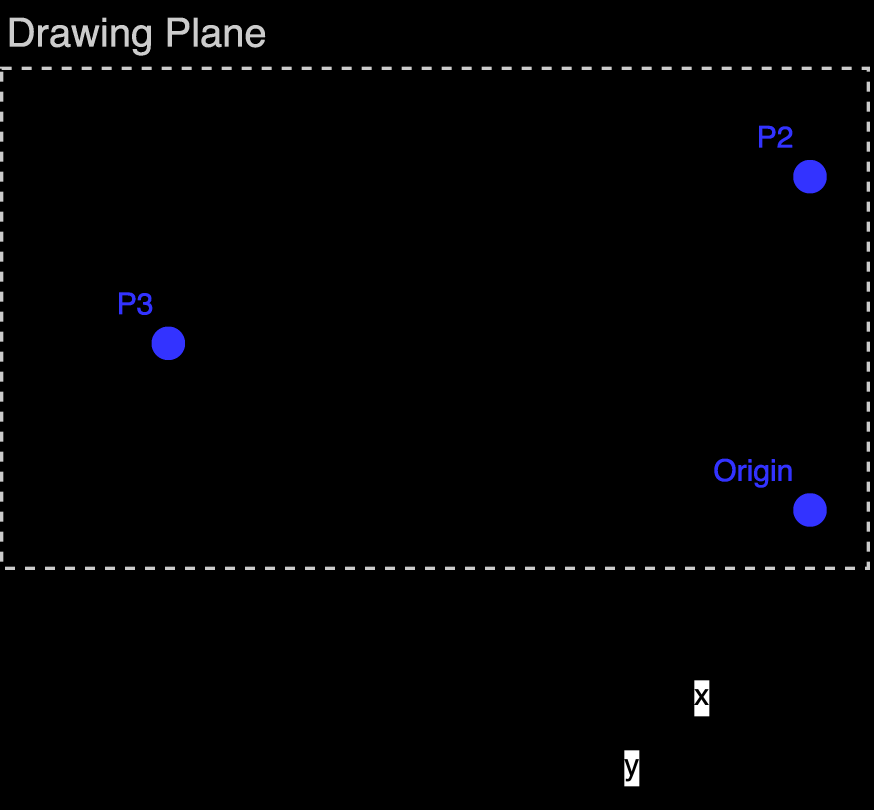
#> input picture drawing_plane.drawio.png, 2620 x 2430 px (shown at 1/3 size)
$ python -i load_image.py   (imports and definitions only)
#> lines starting #> are read from the running program, lines starting #| are printed output that depends on the picture; after the words box and inside, x2 and y2 are one past the last pixel; in counts of white or black regions, pixels touching at a corner belong together
import cv2 as cv
import matplotlib.pyplot as plt
import math
import numpy as np

class PATH:
    def __init__(self) -> None:
        self.n_paths: int = 0
        self.paths = None
        self.points: list = []

    def remove_duplicate_points_1cnt(self):
        j=0
        first=0
        flag=False
        last=len(self.points[0])

        for j,_ in enumerate(self.points[0]):
            if(j<len(self.points[0])-2):

                dis1=math.dist(self.points[0][j], self.points[0][j+1])
                dis2=math.dist(self.points[0][j], self.points[0][j+2])

                if(flag):
                    if(int(dis2) < 100 and dis2<dis1):
                        last=j+2 #it should be plus 1 however when doing, i.e, points[:last] it would not have in consideration the last value
                else:
                    if(int(dis2)< 100 and dis2<dis1):
                        first=j+1 #since its the nex
                        flag=True

        if(last == 0 and first==0):
            first=0
            last=len(self.points[0])
        elif (last == 0 and first !=0) :
            last=last+1
        self.points[0]=self.points[0][first:last]


    def removepoints(self, file_name: str):
        unique_contours=[]
        flag=False


        iter=0
        unique_contours=self.points[0].tolist() #since we can't remove the pen, we are assuming that only one parent contour is returned from function findcontours
        for a1 in (self.points[1:]):
            for idx1  in range (len(a1)-1):
                mindist=100000
                flag=False
                for idx2 in range(len(unique_contours)-1): #point from parent contour that is closer to each point of child contours
                    dist=math.dist(a1[idx1],unique_contours[idx2])
                    if(dist<mindist):
                        mindist=dist
                        iter=idx2
                dist1=math.dist(unique_contours[iter-1],a1[idx1+1])
                dist2=math.dist(unique_contours[iter+1],a1[idx1+1])
                if(dist1< 300 or dist2 < 300 or math.dist(unique_contours[iter],a1[idx1+1])<500 or math.dist(a1[idx1],unique_contours[iter])==0):
                    #means that the point is already on the parent contour
                    flag=True

                if(flag==False):
                    if(dist1>dist2): #means that the
                        unique_contours.insert(iter+1,a1[idx1]) # a similar value is on the list however, when adding the next value it would modify the line
                        unique_contours.insert(iter+2,a1[idx1+1]) # it isnt on the list so we add it
                        if(math.dist(unique_contours[iter-1],a1[idx1+2])>500):
                            unique_contours.insert(iter+3,a1[idx1])
                    else:
                        unique_contours.insert(iter,a1[idx1]) # a similar value is on the list however, when adding the next value it would modify the line
                        unique_contours.insert(iter+1,a1[idx1+1]) # it isnt on the list so we add it
                        if(math.dist(unique_contours[iter-1],a1[idx1+2])>500):
                            unique_contours.insert(iter+2,a1[idx1])


        self.points=((np.array(unique_contours),(-1,2))) #added another value since our implementation receives a list of lists


    def load_paths_png(self, file_name: str):
        """Loads paths from <file_name>.png image"""
#> called with file_name = '../drawing_plane.drawio.png'
        im1 = cv.imread(file_name)
#> im1 is the input picture: shape (2430, 2620, 3); mean B, G, R 3.9, 2.7, 2.7
        font = cv.FONT_HERSHEY_COMPLEX
        imgray = cv.cvtColor(im1, cv.COLOR_BGR2GRAY)
        imgray = cv.GaussianBlur(imgray, (5, 5), 0)
        img2 = cv.imread(file_name, cv.IMREAD_COLOR)
        ret, thresh = cv.threshold(imgray, 127, 255,cv.THRESH_BINARY_INV) #since the blackground is white instead of black we use THRESH_BINARY_INV
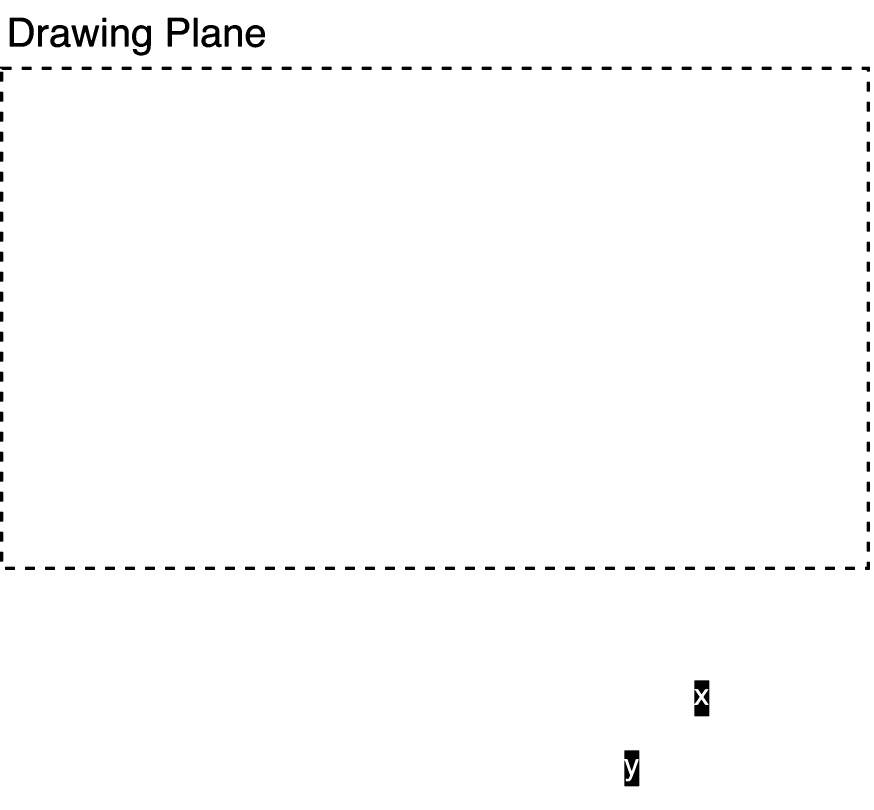
#> thresh: shape (2430, 2620) (shown at 1/3 size); 98.9% white; 153 black regions

        contours, hierarchy = cv.findContours(thresh, cv.RETR_TREE, cv.CHAIN_APPROX_SIMPLE)
#> contours = 134 contours; largest, box (x1, y1, x2, y2) and area: (0, 0, 2620, 2430) 6353538, (28, 52, 103, 141) 5827, (395, 74, 454, 168) 4120, (1872, 2250, 1919, 2360) 4082, (2082, 2040, 2129, 2150) 3732

        for cnt in contours :

            approx = cv.approxPolyDP(cnt, 0.0009*cv.arcLength(cnt, False), False)
            # draws boundary of contours
            cv.drawContours(img2, [approx], -1, (0, 255, 0), 2)
            # Used to flatted the array containing
            # the co-ordinates of the vertices.
            n = approx.ravel()
            self.points.append(n)
#> this loop made 134 passes
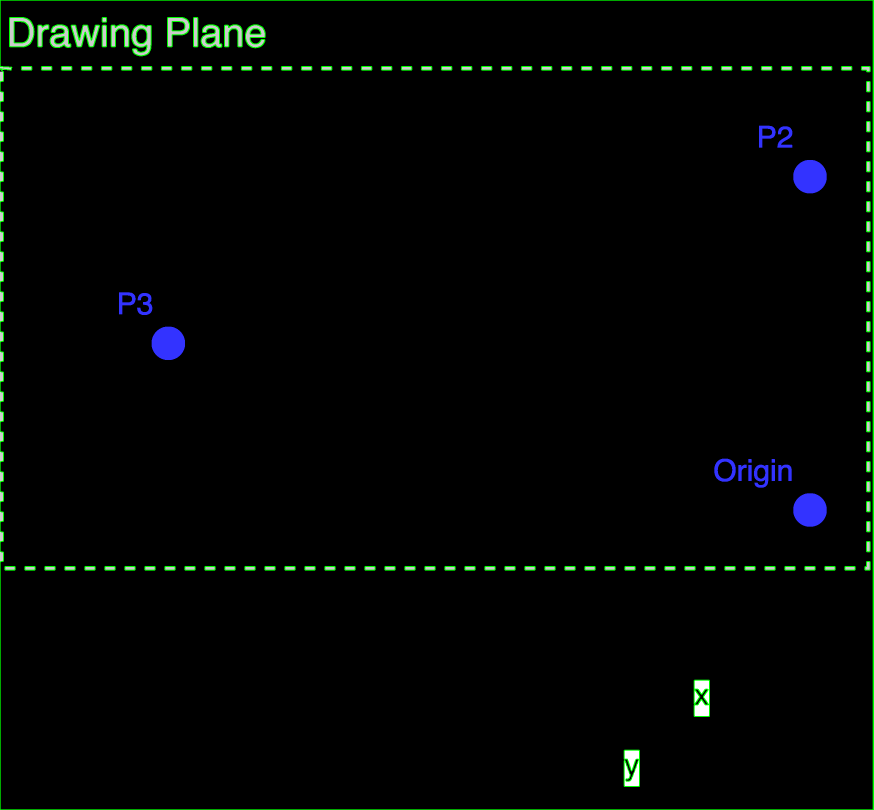
#> img2: shape (2430, 2620, 3) (shown at 1/3 size); mean B, G, R 3.3, 4.8, 2.1
#> after the loop, self.points = 134 items

        num=0
        for i in range(len(self.points)):
            self.points[i]=np.reshape(np.array(self.points[i]),(-1,2))

        if(len(self.points)>1):
            self.removepoints(file_name)
#> in removepoints, `unique_contours=self.points[0].tolist() #since we can't remove the pen..`: unique_contours = 107 pairs, first value 0 to 2619, second value 0 to 2429
#> the loop in removepoints, `for a1 in (self.points[1:]):` made 133 passes
#> after the loop in removepoints, `for a1 in (self.points[1:]):`: iter = 0; unique_contours = 140 pairs, first value 0 to 2619, second value 0 to 2429

        else:
            self.remove_duplicate_points_1cnt()

>>> result = PATH().load_paths_png('../drawing_plane.drawio.png')
